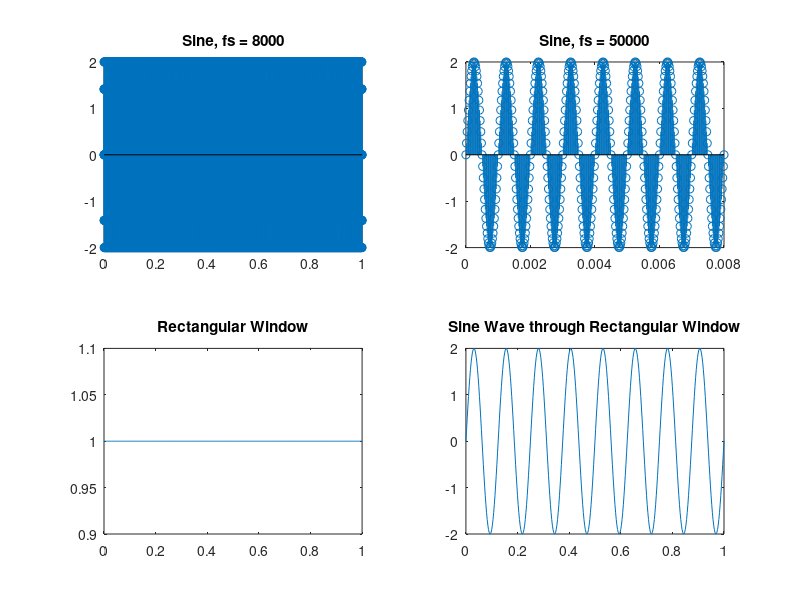

The MATLAB source for this figure:
clc;
clear all;
close all;

%1000 oscilations in 1 second
%sampling rate, fs = 8000 highest value = 2 found
fs = 8000
f = 1000
t = 0:1/fs:1
y = 2*sin(2*pi*f*t)
subplot(2,2,1)
stem(t,y)
title('Sine, fs = 8000')

%visually understandable portion
%normal sine wave
fs = 50000
f = 1000
t = 0:1/fs:0.008
y = 2*sin(2*pi*f*t)
subplot(2,2,2)
stem(t,y)
title('Sine, fs = 50000')

%rectangular window
fs = 400
t = 0:1/fs:1
rectwin = t-t+1
subplot(2,2,3)
plot(t,rectwin)
title('Rectangular Window')

%sine wave x rectangular window
sinrect = y.*rectwin;
subplot(2,2,4);
plot(t,sinrect);
title('Sine Wave through Rectangular Window');

